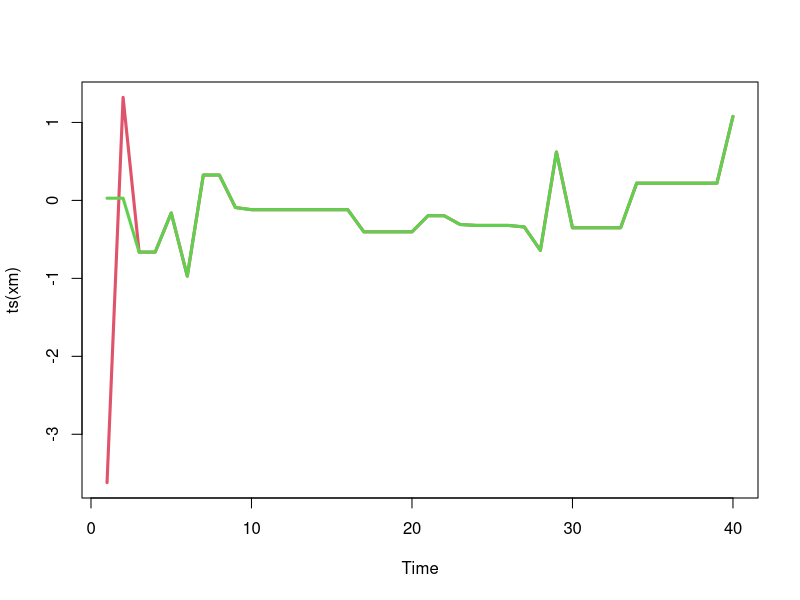

Reproduce this figure in R.
## ---- chunk 1
set.seed(4)
n = 40
xm = matrix(0, nrow=n, ncol=2)
x = rcauchy(2)
xm[1, ] = x
for (i in 2:n) {
  xs = rcauchy(1)
  u = runif(1)
  a = dnorm(xs, 0, 0.5)*dcauchy(x) / (
        dnorm(x, 0, 0.5)*dcauchy(xs) )
  x[u < a] = xs
  xm[i, ] = x
  }
## ---- chunk 2
plot(ts(xm), plot.type="single", col=c(2,3), lwd=3)
